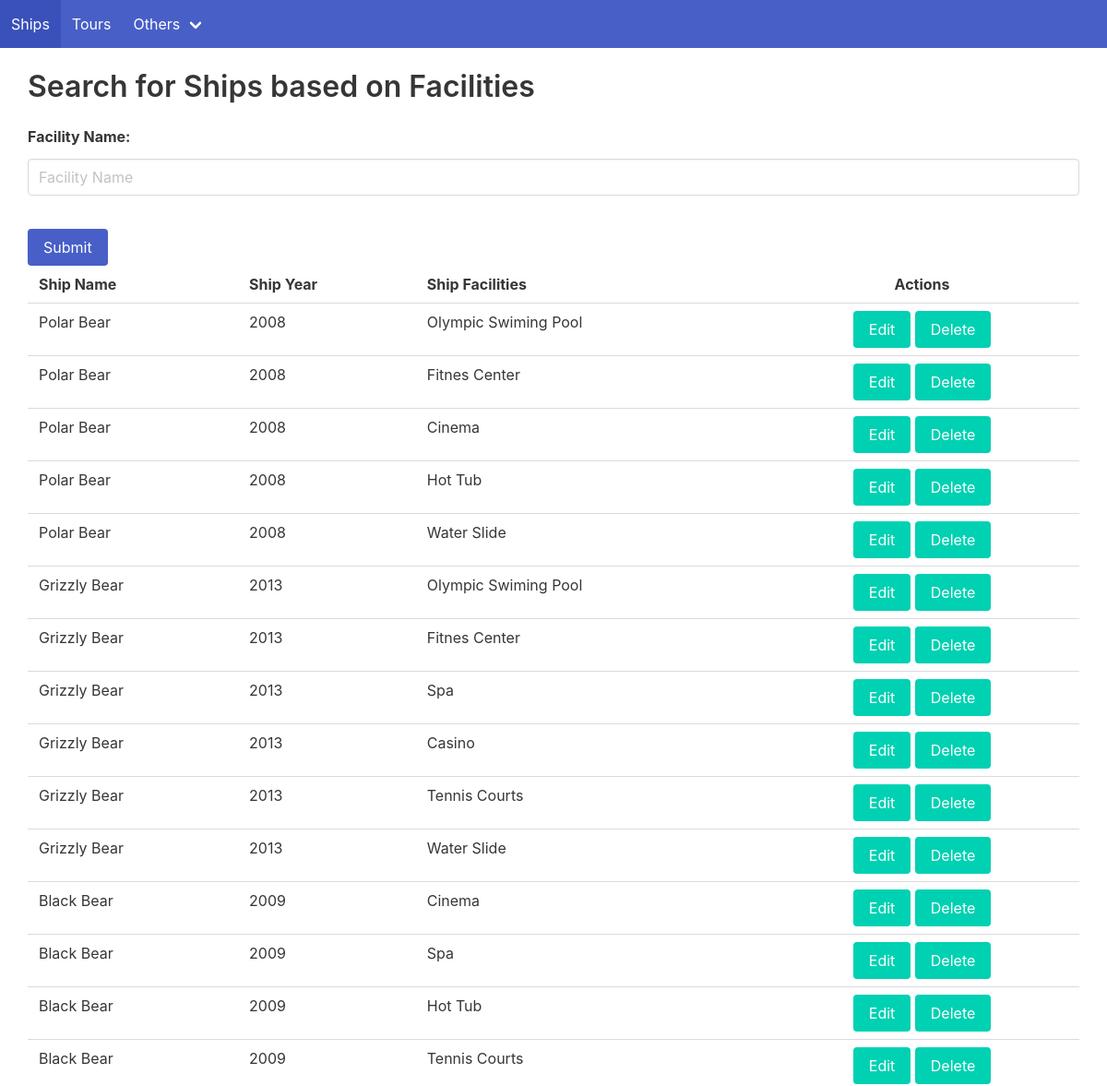
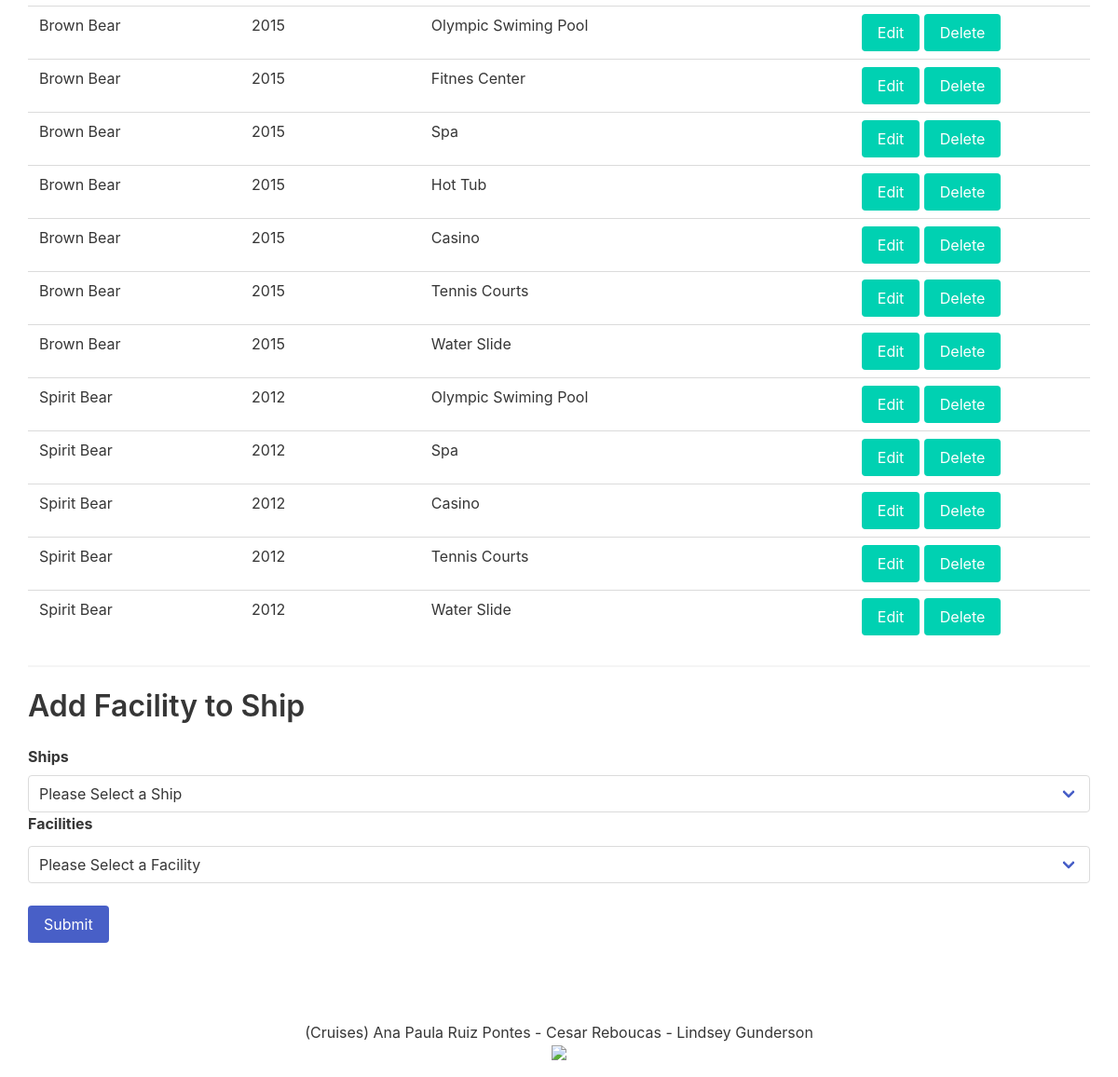
The page /facilitiesShip.php on the database its author committed (2 pictures, top to bottom).
### tables this page shows
CREATE TABLE IF NOT EXISTS facilities_ship (
  id int NOT NULL AUTO_INCREMENT,
  facilities int NOT NULL,
  ship int NOT NULL,
  PRIMARY KEY (id),  
  FOREIGN KEY (facilities) REFERENCES facilities(id),
  FOREIGN KEY (ship) REFERENCES ships(id));

CREATE TABLE IF NOT EXISTS ships (
  id int NOT NULL AUTO_INCREMENT,
  name varchar(45) NOT NULL,
  yearservice int(5) NOT NULL,
  active boolean not null default 1,
  PRIMARY KEY (id));

CREATE TABLE IF NOT EXISTS facilities (
    id int NOT NULL AUTO_INCREMENT,
    name varchar(45) NOT NULL,
    active boolean not null default 1,
    PRIMARY KEY (id));

### inc/utilities/PDOAgent.class.php (called while the page is built, shortened)
<?php
class PDOAgent    {
    private $host = DB_HOST;
    private $user = DB_USER;
    private $pass = DB_PASS;
    private $dbname = DB_NAME;
    private $className;
    private $pdo;
    private $stmt;
    public function __construct(String $className)    {
        $this->className = $className;
        $dsn = 'mysql:host=' . $this->host . ';dbname=' . $this->dbname;
        $options = array(
            PDO::ATTR_PERSISTENT => true,
            PDO::ATTR_ERRMODE => PDO::ERRMODE_EXCEPTION
            );
        try {
            $this->pdo = new PDO($dsn, $this->user, $this->pass, $options);
        } catch (PDOException $e) {
            PageIndex::showErrors(array('There is a problem trying to connect to the Database'),
                $e->getMessage());
            die();
        }
    }
    public function query(string $query) {
            if($this->pdo != null) {
                $this->stmt = $this->pdo->prepare($query);
            } else {
                PageIndex::showErrors(array('There is a problem trying to connect to the Database'),
                    'Error on the prepare!');
                die();
            }
    }
    public function execute($data = null)   {
        try {
            if (is_null($data)) {
                return $this->stmt->execute();
            } else {
                return $this->stmt->execute($data);
            }
        } catch(Exception $ex) {
            PageIndex::showErrors(array('There is a problem trying to connect to the Database'),
                $ex->getMessage());
            die();
        }
    }
    public function resultSet(){
        $this->execute();
        return $this->stmt->fetchAll(PDO::FETCH_CLASS, $this->className);
    }
}
?>

### inc/utilities/FacilitiesShipMapper.class.php (called while the page is built, shortened)
<?php
class FacilitiesShipMapper{
    static private $db;
    static function initialize(string $className){
        self::$db = new PDOAgent($className);
    }
    static function getShipFacilities() : Array {
        $select = "select   fs.id as id, s.id as ship, s.name as shipName, s.yearservice, f.name as facilityName, f.id as facilities
                            from ships s
                            JOIN facilities_ship fs ON fs.ship = s.id
                            JOIN facilities f ON f.id = fs.facilities
                            ";
        self::$db->query($select);
        self::$db->execute();
        return self::$db->resultSet();
    }
    static function selectShips() : Array {
        $dropboxSelect = "SELECT DISTINCT s.name as shipName, s.id as ship
                                    FROM ships s";
        self::$db->query($dropboxSelect);
        self::$db->execute();
        return self::$db->resultSet();
    }
}
?>

### inc/entities/Facilities_Ship.class.php (called while the page is built, shortened)
<?php
class Facilities_Ship{
private $id;
function getID() : int {
   return $this->id;
}
}
?>

### inc/utilities/PageFacilitiesShip.class.php (the view, shortened to what this page needs)
<?php
class PageFacilitiesShip{
    static function displayShipFacilties($shipFacilities){
        echo '<table class="table" style="width:100%;">
        <tr>
            <th>Ship Name</th>
            <th>Ship Year</th>
            <th>Ship Facilities</th>
            <th  style="text-align:center;">Actions</th>
                </tr>';
        foreach($shipFacilities as $sf) {
            echo '<tr>
                <td>'.$sf->shipName.'</td>
                <td>'.$sf->yearservice.'</td>
                <td>'.$sf->facilityName.'</td>
                <td style="text-align:center;">
                    <a href="'.$_SERVER['PHP_SELF'].'?action=edit&id='.$sf->getID().'"class="button is-primary">Edit</a>
                    <a href="'.$_SERVER['PHP_SELF'].'?action=delete&id='.$sf->getID().'"class="button is-primary">Delete</a>
                    </td>
            </tr>';
        }
        echo '</table>';
            }
    static function searchForm(){   ?>
        <BR>
        <h1 class="title is-3" >Search for Ships based on Facilities</h1>
                <form METHOD="POST" action="<?php echo $_SERVER['PHP_SELF']; ?>" >
                    <div class="field">
                         <label class="label">Facility Name:</label>
                    </div>
                    <div class="field is-fullwidth">
                       <input class="input" type="text" name="searchValue" placeholder="Facility Name">
                    </div>
                    <div class="field is-grouped">
                        <div class="control">
                            <BR>
                            <button class="button is-link" name="searchButton">Submit</button>
                        </div>
                    </div>
                </form>
          <?php
    }
    static function addForm($s, $f){ ?>
        <HR>
        <h1 class="title is-3" >Add Facility to Ship</h1>
        <form METHOD="POST" action="<?php echo $_SERVER['PHP_SELF']; ?>" >
            <div class="field">
             <label class="label">Ships</label>
               <div class="select is-fullwidth">
                   <select name="shipOptions">
                       <option value="0">Please Select a Ship</option>
                   </select>
               </div>
                <label class="label">Facilities</label>
                 </div>
                <div class="select is-fullwidth">
                    <select name="facilityOptions">
                        <option value="0">Please Select a Facility</option>
                    </select>
                </div>
            <div class="field is-grouped">
                <div class="control">
                    <BR>
                    <button class="button is-link">Submit</button>
                </div>
            </div>
        </form>
            <BR>
 <?php   }
    static function editForm($s, $f, $updateOptions){ ?>
<?php   }
}
?>

### inc/utilities/PageIndex.class.php (style rules this page uses)
html { position: relative; min-height: 100%; }
body { margin: 0px 0px 60px 0px; padding: 0px 0px 60px 0px; }

### rows shown on the page
facilities_ship: ship.name "Polar Bear", ship.yearservice "2008", facilities.name "Olympic Swiming Pool"
facilities_ship: ship.name "Polar Bear", ship.yearservice "2008", facilities.name "Fitnes Center"
facilities_ship: ship.name "Polar Bear", ship.yearservice "2008", facilities.name "Cinema"
facilities_ship: ship.name "Polar Bear", ship.yearservice "2008", facilities.name "Hot Tub"
facilities_ship: ship.name "Polar Bear", ship.yearservice "2008", facilities.name "Water Slide"
facilities_ship: ship.name "Grizzly Bear", ship.yearservice "2013", facilities.name "Olympic Swiming Pool"
facilities_ship: ship.name "Grizzly Bear", ship.yearservice "2013", facilities.name "Fitnes Center"
facilities_ship: ship.name "Grizzly Bear", ship.yearservice "2013", facilities.name "Spa"
facilities_ship: ship.name "Grizzly Bear", ship.yearservice "2013", facilities.name "Casino"
facilities_ship: ship.name "Grizzly Bear", ship.yearservice "2013", facilities.name "Tennis Courts"
facilities_ship: ship.name "Grizzly Bear", ship.yearservice "2013", facilities.name "Water Slide"
facilities_ship: ship.name "Black Bear", ship.yearservice "2009", facilities.name "Cinema"
facilities_ship: ship.name "Black Bear", ship.yearservice "2009", facilities.name "Spa"
facilities_ship: ship.name "Black Bear", ship.yearservice "2009", facilities.name "Hot Tub"
facilities_ship: ship.name "Black Bear", ship.yearservice "2009", facilities.name "Tennis Courts"
facilities_ship: ship.name "Brown Bear", ship.yearservice "2015", facilities.name "Olympic Swiming Pool"
facilities_ship: ship.name "Brown Bear", ship.yearservice "2015", facilities.name "Fitnes Center"
facilities_ship: ship.name "Brown Bear", ship.yearservice "2015", facilities.name "Spa"
facilities_ship: ship.name "Brown Bear", ship.yearservice "2015", facilities.name "Hot Tub"
facilities_ship: ship.name "Brown Bear", ship.yearservice "2015", facilities.name "Casino"
facilities_ship: ship.name "Brown Bear", ship.yearservice "2015", facilities.name "Tennis Courts"
facilities_ship: ship.name "Brown Bear", ship.yearservice "2015", facilities.name "Water Slide"
facilities_ship: ship.name "Spirit Bear", ship.yearservice "2012", facilities.name "Olympic Swiming Pool"
facilities_ship: ship.name "Spirit Bear", ship.yearservice "2012", facilities.name "Spa"
facilities_ship: ship.name "Spirit Bear", ship.yearservice "2012", facilities.name "Casino"
facilities_ship: ship.name "Spirit Bear", ship.yearservice "2012", facilities.name "Tennis Courts"
facilities_ship: ship.name "Spirit Bear", ship.yearservice "2012", facilities.name "Water Slide"
